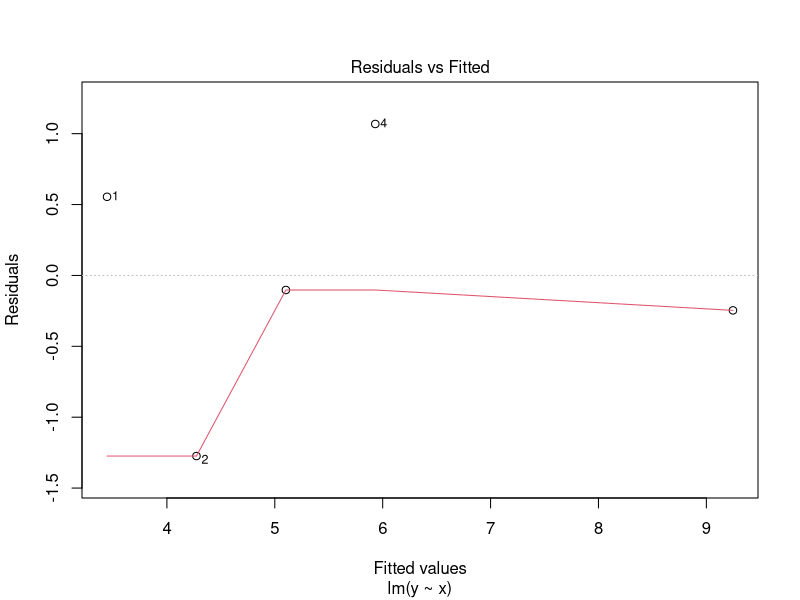
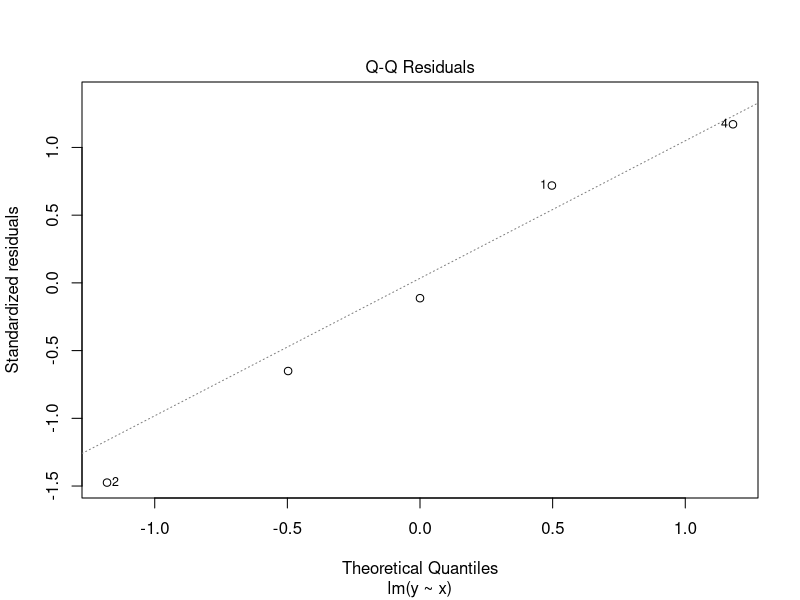
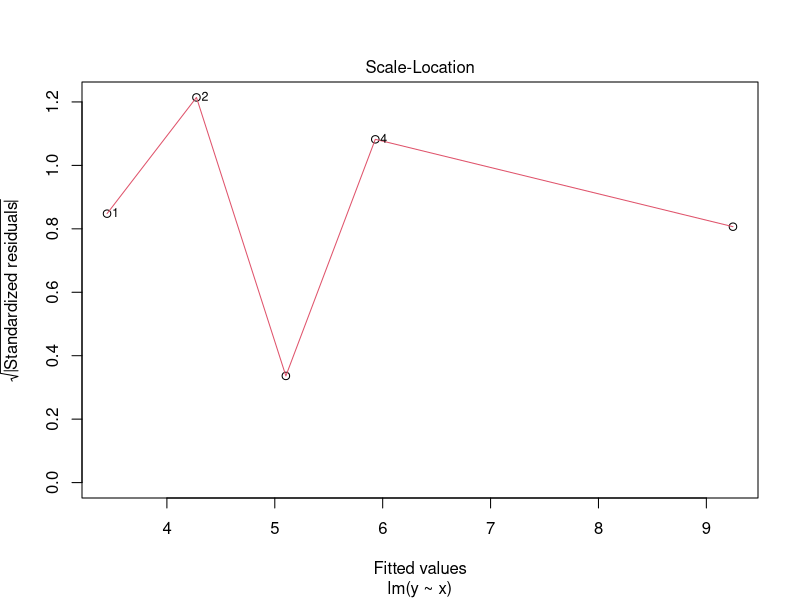
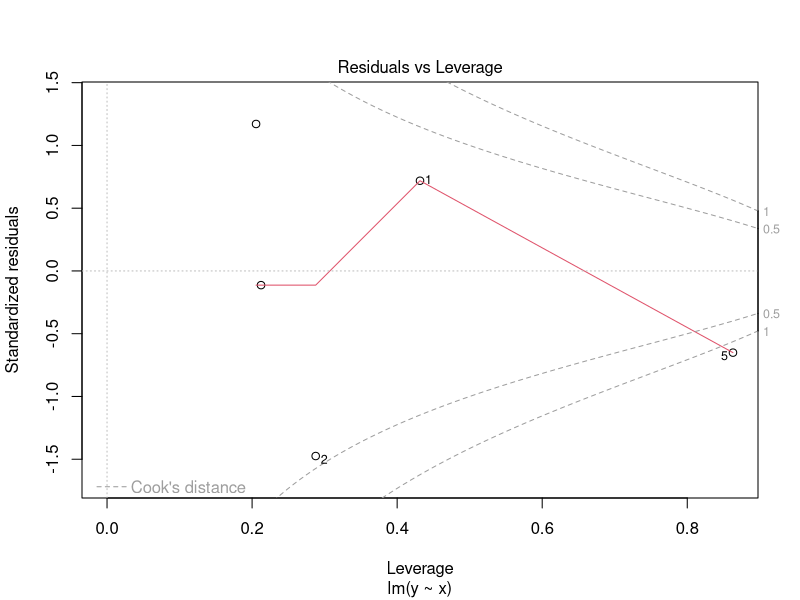
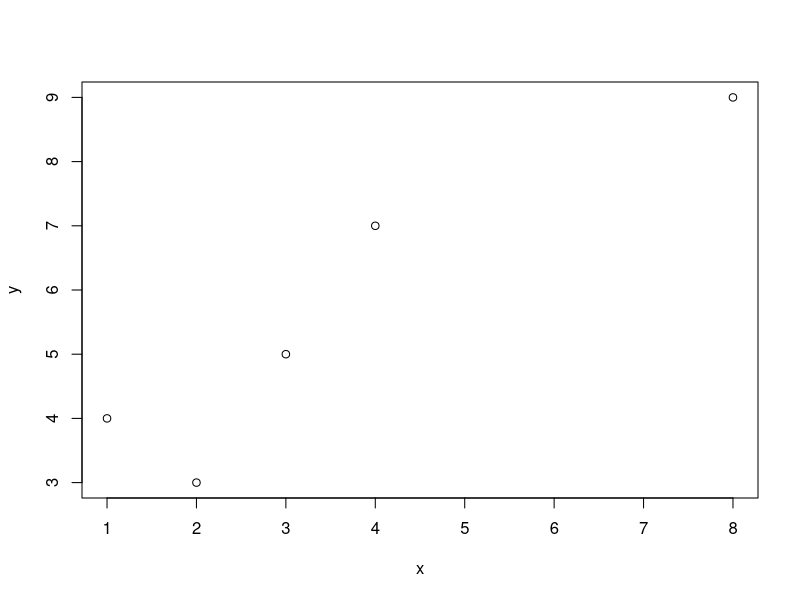

Source code (R) for these figures, in order: (Note: this script raises an error after producing the figures.)
rm(list=ls())
graphics.off()
x<-c(1, 2, 3, 4, 8) #make vectors for x values
y<-c(4, 3, 5, 7, 9) #make vectors for y values
model1<-(lm(y~x)) #create a linear model(lm) for y over x
summary(model1)
plot(model1)
anova(model1) #Computes analysis of variance (or deviance) tables 
resid(model1)
cov(x,y)
var(x)
plot(y~x)
setwd("../Data")
